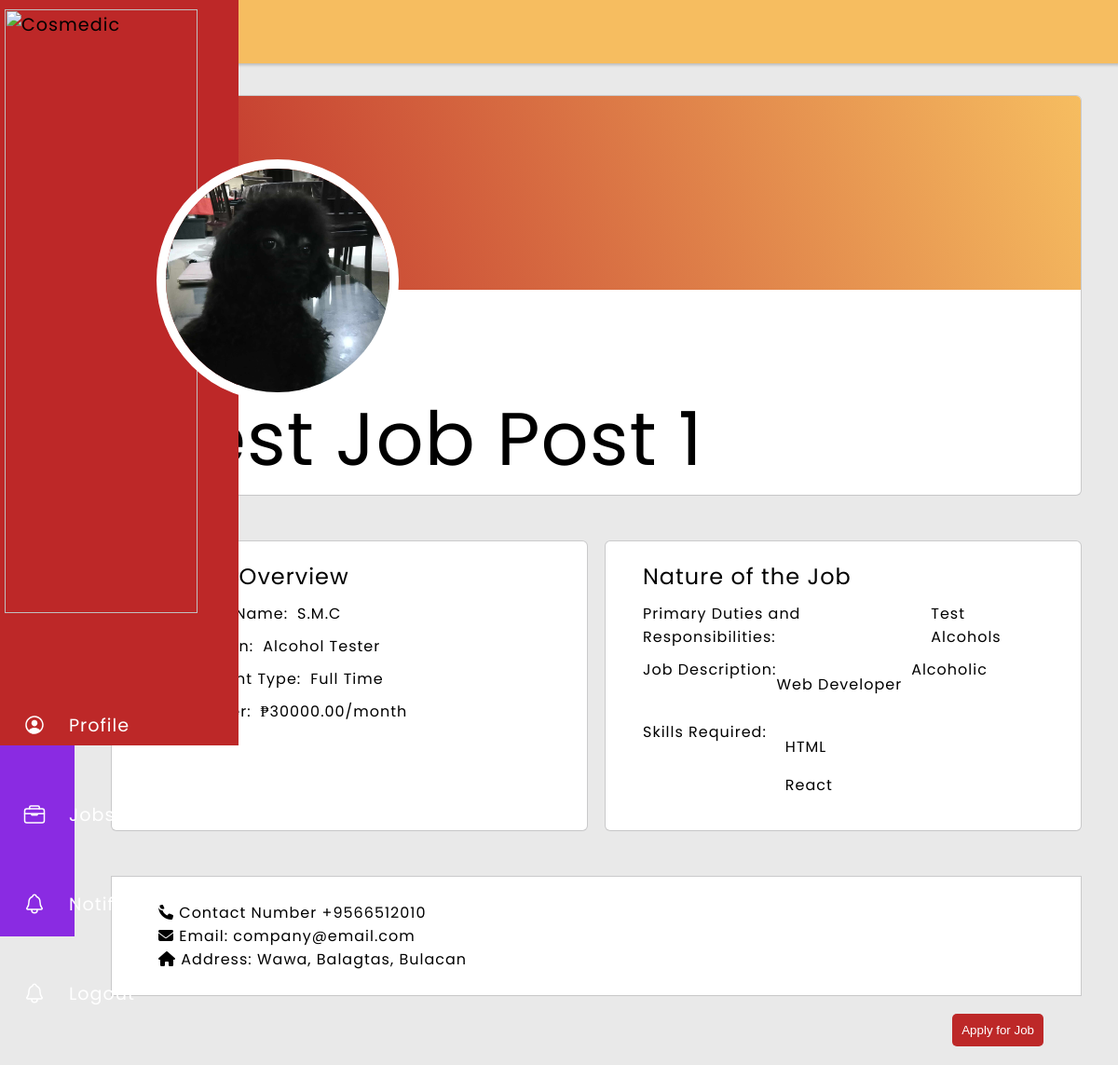
/applicant-view-job/1/ (signed in), run on the app's committed database.
### main/models.py (models this page shows, shortened)
class Job_Post(models.Model):
    profile = models.ForeignKey(Profile, on_delete=models.CASCADE, null=True, related_name='job_posts')
    title = models.CharField(max_length=255)
    company_name = models.CharField(max_length=255)
    job_position = models.CharField(max_length=255)
    address = models.CharField(max_length=255)
    PART_TIME = 'Part Time'
    FULL_TIME = 'Full Time'
    EMPLOYMENT_TYPE_CHOICES = [
        (PART_TIME, 'Part Time'),
        (FULL_TIME, 'Full Time'),
    ]
    employment_type = models.CharField(
        max_length=20,
        choices=EMPLOYMENT_TYPE_CHOICES,
        default=FULL_TIME,
    )
    salary_offer = models.DecimalField(max_digits=10, decimal_places=2)
    primary_duties = models.TextField()
    job_description = models.TextField()
    field_of_expertise = models.ManyToManyField('Field_of_Expertise', blank=True)
    skills_recommended = models.ManyToManyField('Skill', blank=True)
    created_at = models.DateTimeField(auto_now_add=True)

class Profile(models.Model):
    user = models.OneToOneField(User, on_delete=models.CASCADE)
    birthday = models.DateField(null=True, blank=True)
    age = models.IntegerField(null=True, blank=True)
    address = models.CharField(max_length=255, blank=True, default='')
    sex_choices = [
        ('Male', 'Male'),
        ('Female', 'Female'),
        ('Other', 'Other'),
    ]
    sex = models.CharField(max_length=10, choices=sex_choices, blank=True, default='')
    current_company = models.CharField(max_length=255, blank=True, default='')
    field_of_expertise = models.ManyToManyField('Field_of_Expertise', blank=True)
    skills = models.ManyToManyField('Skill', blank=True)
    civil_status_choices = [
        ('Single', 'Single'),
        ('Married', 'Married'),
        ('Divorced', 'Divorced'),
        ('Widowed', 'Widowed'),
        ('Other', 'Other'),
    ]
    civil_status = models.CharField(max_length=10, choices=civil_status_choices, blank=True, default='')
    citizenship = models.CharField(max_length=255, blank=True, default='')
    phone_number = models.IntegerField(blank=True, null=True)
    province = models.CharField(max_length=100, default='')
    municipality = models.CharField(max_length=100, default='')
    user_types = [
        ('Admin', 'Admin'),
        ('Applicant', 'Applicant'),
        ('Employer', 'Employer'),
    ]
    user_type = models.CharField(max_length=10, choices=user_types, default='Employee')
    profile_pic = models.ImageField(upload_to=user_profile_pic_path, blank=True, null=True)
    resume = models.FileField(upload_to=user_resume_path, blank=True, null=True)

class Field_of_Expertise(models.Model):
    name = models.CharField(max_length=255, unique=True)

class Skill(models.Model):
    name = models.CharField(max_length=255, unique=True)

### main/views.py (the view)
# urls.py: path('applicant-view-job/<int:job_post_id>/', views.applicantViewJob, name='applicantViewJob'),
@login_required
def applicantViewJob(request, job_post_id):
    job_post = get_object_or_404(Job_Post, id=job_post_id)
    return render(request, "main/Applicant/applicant-view-ad.html", {'job_post': job_post})

### main/templates/main/Applicant/applicant-view-ad.html (shortened to what this page needs)
{% load static %}
<html>
    <head>
        <link rel="stylesheet" type="text/css" href="{% static 'css/company-profile.css' %}">
    </head>
    <body>
        <div class="main-container">
            <div class="flex-container">
                <div class="popup-nav">
                    <div class="logo">
                        <img src="{% static 'img/JobPortal Logo Emblem.png' %}" alt="Cosmedic">
                    </div>
                    <ul class="navbar-nav">
                        <li class="nav-item">
                            <a href="{% url 'applicantProfile' %}" class="nav-link">
                                <ion-icon name="person-circle-outline"></ion-icon>
                            </a>
                        </li>
                        <li class="nav-item">
                            <a href="{% url 'applicantHome' %}" class="nav-link">
                                <ion-icon name="briefcase-outline"></ion-icon>
                            </a>
                        </li>
                        <li class="nav-item">
                            <a href="{% url 'applicantNotif' %}" class="nav-link">
                                <ion-icon name="notifications-outline"></ion-icon>
                            </a>
                        </li>
                        <li class="nav-item">
                            <a href="" class="nav-link">
                                <ion-icon name="notifications-outline"></ion-icon>
                            </a>
                        </li>
                    </ul>
                </div>
            </div>
            <div class="right-container">
                <div class="profile-header">
                    <span>Profile</span>
                </div>
                <div class="profile-container">
                    <div class="flex-profile">
                        <div class="name">
                            <div class="top-design"></div>
                            <div class="pic-container">
                                {% if job_post.profile.profile_pic %}
                                    <img class="profile-pic pic" src="{{ job_post.profile.profile_pic.url }}" alt="Profile Picture">
                                {% else %}
                                    <ion-icon name="person-sharp" class="picture"></ion-icon>
                                {% endif %}
                            </div>
                            <span class="profile-name">{{ job_post.title }}</span>
                        </div>
                        <div class="flex-personal-info">
                            <div class="peronal-info-container">
                                <span class="profile-info-h1">Job Ad Overview</span>
                                <div class="info-container">
                                    <span class="profile-info-h2">Company Name: </span>
                                    <span class="profile-info">{{ job_post.company_name }}</span>
                                </div>
                                <div class="info-container">
                                    <span class="profile-info-h2">Job Position: </span>
                                    <span class="profile-info">{{ job_post.job_position }}</span>
                                </div>
                                <div class="info-container">
                                    <span class="profile-info-h2">Employment Type: </span>
                                    <span class="profile-info">{{ job_post.employment_type }}</span>
                                </div>
                                <div class="info-container">
                                    <span class="profile-info-h2">Salary Offer: </span>
                                    <span class="profile-info">₱{{ job_post.salary_offer }}/month</span>
                                </div>
                            </div>
                            <div class="peronal-exp-container">
                                <span class="profile-info-h1">Nature of the Job</span>
                                <div class="info-container">
                                    <span class="profile-info-h2">Primary Duties and Responsibilities: </span>
                                    <span class="profile-info">{{ job_post.primary_duties }}</span>
                                </div>
                                <div class="info-container">
                                    <span class="profile-info-h2">Job Description: </span>
                                    {% for field_of_expertise in job_post.field_of_expertise.all %}
                                        <p class="tag">{{ field_of_expertise.name }}</p>
                                    {% endfor %}
                                    <span class="profile-info">{{ job_post.job_description }}</span>
                                </div>
                                <div class="info-container">
                                    <span class="profile-info-h2">Skills Required: </span>
                                    <div class="tags" id="job-tags-container">
                                        {% for skill_recommended in job_post.skills_recommended.all %}
                                            <p class="tag">{{ skill_recommended.name }}</p>
                                        {% endfor %}
                                    </div>
                                </div>
                            </div>
                        </div>
                        <div class="contact-container">
                            <ul>
                                <li>
                                    <span class="icon"><i class="fa fa-phone" aria-hidden="true"></i>
                                    </span>
                                    <span class="text">Contact Number</span>
                                    <span class="text">+{{ job_post.profile.phone_number }}</span>
                                </li>
                                <li>
                                    <span class="icon"><i class="fa fa-envelope" aria-hidden="true"></i>
                                    </span>
                                    <span class="text">Email: </span>
                                    <span class="text">{{ job_post.profile.user.email }}</span>
                                </li>
                                <li>
                                    <span class="icon"><i class="fa fa-home" aria-hidden="true"></i></span>
                                    <span class="text">Address: </span>
                                    <span class="text">{{ job_post.profile.address }}</span>                                    </span>
                                </li>
                             </ul>
                        </div>
                    </div>
                    <div class="flex-edit">
                        <div class="edit-container">
                            <a>
                                <button class="edit"> Apply for Job</button>
                            </a>
                        </div>
                    </div>
                </div>
            </div>
    </body>
</html>

### main/static/css/company-profile.css (style rules this page uses)
body { padding: 0; margin: 0; color: #000; background: #e9e9e9; font-family: Poppins; letter-spacing: 1px; }
.main-container { position: relative; width: 100%; height: 1005px; margin: 0 auto; }
.flex-container { position: fixed; display: flex; width: 5rem; height: 1005px; padding: 0; background: blueviolet; transition: 2s; }
.popup-nav { margin: 0; width: 5rem; height: 100vh; position: fixed; background-color: #bd2828; transition: 1s ease; font-size: 1.2rem; }
.navbar-nav { list-style: none; padding: 0; margin: 0; display: flex; flex-direction: column; align-items: center; }
.logo img { position: relative; margin: 10px 0 0 5px; padding-left: 0; max-width:100%; width: 90%; height: auto; transform: scale(1,1); }
.nav-item { width: 100%; margin: 0 0 0 10px; padding: 0 5px; }
.nav-link { display: flex; align-items: center; height: 6rem; color: #fff; text-decoration: none; transition: 2s; }
.nav-link ion-icon { font-size: 1.5rem; min-width: 2rem; margin: 0 1rem; }
.right-container { margin-left: 5rem; width: cal(100%-5rem); height: 100%; max-height: 5000px; transition: .5s; }
.profile-header { padding: 10px 20px; background: #f6bd60; box-shadow: 0px 0px 3px 2px rgba(0,0,0,0.2); }
.profile-header span { margin: 0 30px; font-size: 2rem; }
.profile-container { width: max(50%,cal(100%-5rem)); height: 900px; margin: 5px 0; padding: 30px; background: #e9e9e9; }
.name { width: cal(100%-5rem); margin: 0 10px 30px; background: #fff; border-radius: 5px; box-shadow: rgba(0, 0, 0, 0.02) 0px 1px 3px 0px, rgba(27, 31, 35, 0.15) 0px 0px 0px 1px; }
.top-design { width: 100%; height: 13rem; margin: 0 0 100px 0; background: linear-gradient(70deg, #bd2828, #f6bd60); border-top-right-radius: 5px; border-top-left-radius: 5px; }
.profile-pic { position: absolute; left: 14%; top: 17%; width: 15rem; height: 15rem; border: solid 10px #fff; border-radius: 50%; background-repeat: no-repeat; background-position: center center; background-size: cover }
.profile-name { margin: 0 50px; font-size: 5rem; }
.contact-container { margin: 0 10px; padding: 10px; background: #fff; box-shadow: rgba(0, 0, 0, 0.02) 0px 1px 3px 0px, rgba(27, 31, 35, 0.15) 0px 0px 0px 1px; }
ul { list-style: none; }
.flex-personal-info { margin: 50px 0 ; width: cal(100%-5rem); display: flex; justify-content: space-between; flex-wrap: wrap; }
.peronal-info-container { width: 40%; display: flex; margin: 0 10px; padding: 20px 40px; justify-content:start; flex-direction: column; flex-grow: 1; background: #fff; border-radius: 5px; box-shadow: rgba(0, 0, 0, 0.02) 0px 1px 3px 0px, rgba(27, 31, 35, 0.15) 0px 0px 0px 1px; }
.peronal-exp-container { width: 40%; display: flex; margin: 0 10px; padding: 20px 40px; justify-content:start; flex-direction: column; flex-grow: 1; background: #fff; border-radius: 5px; box-shadow: rgba(0, 0, 0, 0.02) 0px 1px 3px 0px, rgba(27, 31, 35, 0.15) 0px 0px 0px 1px; }
.info-container { display: flex; margin: 10px 0 0; background: #fff; }
.profile-info-h1 { font-size: 1.5rem; }
.profile-info { margin: 0 10px; }
.flex-edit { display: flex; justify-content: end; }
.edit-container { margin: 0 10px; padding: 20px 40px; }
.edit-container button { padding: 10px; color: #fff; border: 0; background: #bd2828; border-radius: 5px; cursor: pointer; }

### data on the page
Job_Post: profile.profile_pic (picture), title "Test Job Post 1", company_name "S.M.C", job_position "Alcohol Tester", employment_type "Full Time", salary_offer "30000.00", primary_duties "Test Alcohols", job_description "Alcoholic", profile.phone_number "9566512010", profile.user.email "company@email.com", profile.address "Wawa, Balagtas, Bulacan"
Field_of_Expertise: name "Web Developer"
Skill: name "HTML"
Skill: name "React"
